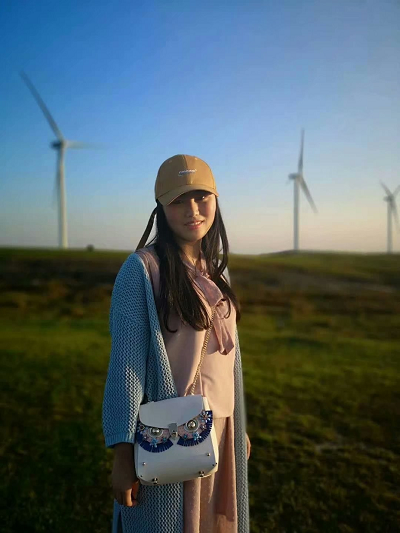
#> input picture blog44-ImageProcessingSummary/nv.png, 400 x 533 px
$ python ImageProcessing_21_TX.py
#> lines starting #> are read from the running program, lines starting #| are printed output that depends on the picture
#coding:utf-8
#By:Eastmount CSDN 2021-08-20
import cv2
import math
import numpy as np

#获取滤镜颜色
def getBGR(img, table, i, j):
    #获取图像颜色
    b, g, r = img[i][j]
    #计算标准颜色表中颜色的位置坐标
    x = int(g/4 + int(b/32) * 64)
    y = int(r/4 + int((b%32) / 4) * 64)
    #返回滤镜颜色表中对应的颜色
    return lj_map[x][y]

#读取原始图像
img = cv2.imread('nv.png')
#> img is the input picture: shape (533, 400, 3); mean B, G, R 102.8, 99, 83.8
lj_map = cv2.imread('table.png')
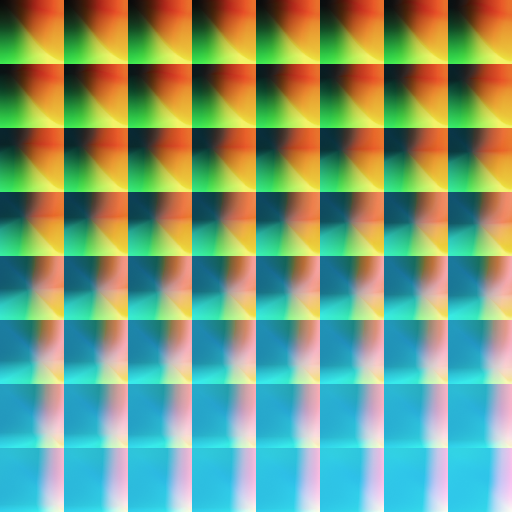
#> input picture blog44-ImageProcessingSummary/table.png, 512 x 512 px
#> lj_map is the input picture: shape (512, 512, 3); mean B, G, R 124.1, 155.3, 119.5

#获取图像行和列
rows, cols = img.shape[:2]
#> rows = 533; cols = 400

#新建目标图像
dst = np.zeros((rows, cols, 3), dtype="uint8")

#循环设置滤镜颜色
for i in range(rows):
    for j in range(cols):
        dst[i][j] = getBGR(img, lj_map, i, j)
#> this loop made 533 passes
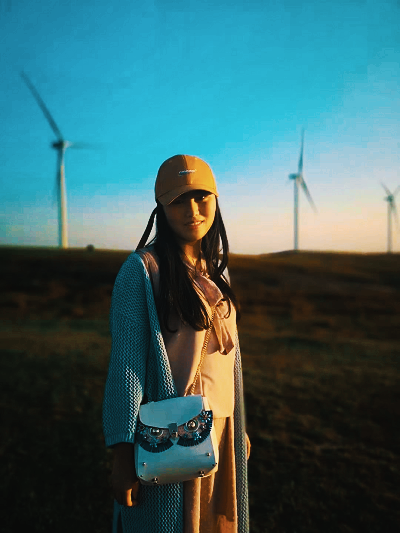
#> dst: shape (533, 400, 3); mean B, G, R 103.7, 100.7, 60.3

#显示图像
cv2.imshow('src', img)
cv2.imshow('dst', dst)

cv2.waitKey()
cv2.destroyAllWindows()
